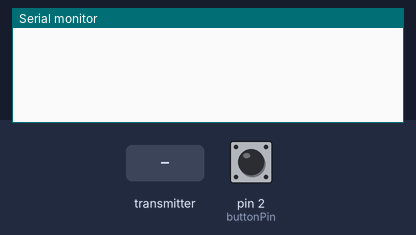
The sketch below on a simulated Arduino Uno, built with avr-gcc and run on an emulated ATmega328P. On the bench: the last lines printed to the serial monitor. The inputs (shaded band) are chosen by the test bench; at power-on: pin 2 (buttonPin) LOW. No radio packets arrive unless stated.

Above: at 1.2 s.
1.3 s: pin 2 (buttonPin) pulled HIGH for 0.15 s
At 2.2 s:
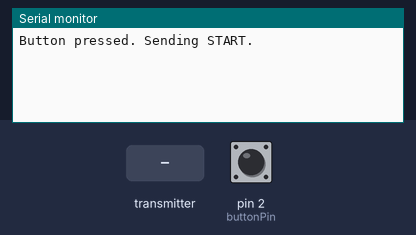
2.9 s: the transmitter starts sending id.0 = 0
At 2.97 s:
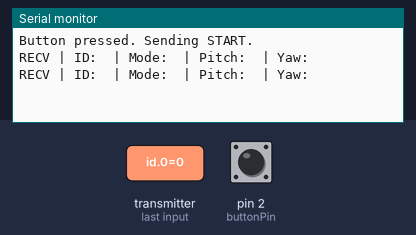

The sketch:

transmitter.ino
```cpp
#include <SPI.h>
#include <RF24.h>

RF24 radio(9, 10);
const int buttonPin = 2;

const byte addressTx[] = "CMD01";
const byte addressRx[] = "DATA1";

byte lastbuttonState = 0;
byte nowbuttonstate = 0;
int timetopress = 50;

char messange[] = "start";

struct TelemetryPacket {
  char id[4];
  char mode[2];
  char pitch[4];
  char yaw[4];
};

TelemetryPacket telemetry;

void setup() {
  Serial.begin(9600);
  pinMode(buttonPin, INPUT);
  radio.begin();
  radio.setPALevel(RF24_PA_LOW);
  radio.setDataRate(RF24_1MBPS);
  radio.openWritingPipe(addressTx);
  radio.openReadingPipe(1, addressRx);
  radio.startListening();
}

void loop() {
  nowbuttonstate = digitalRead(buttonPin);
  if(nowbuttonstate && nowbuttonstate != lastbuttonState ){
    if(millis() - timetopress > 50){
      timetopress = millis();
      Serial.println("Button pressed. Sending START.");
      radio.stopListening();
      bool ok = radio.write(&messange, sizeof(messange));
      if (!ok) Serial.println("Ошибка: команда не отправлена!");
      radio.startListening();
    }
  }
  lastbuttonState = nowbuttonstate;

  if (radio.available()) {
    TelemetryPacket newTel;
    radio.read(&newTel, sizeof(newTel));
    Serial.print("RECV | ID: "); Serial.print(newTel.id);
    Serial.print(" | Mode: "); Serial.print(newTel.mode);
    Serial.print(" | Pitch: "); Serial.print(newTel.pitch);
    Serial.print(" | Yaw: "); Serial.println(newTel.yaw);

  }
}
```

Measured:
- after the input at 1.3 s, the serial monitor: prints a new line at once (image 1)
- after the input at 2.9 s, the serial monitor: prints a new line at once (image 2)
